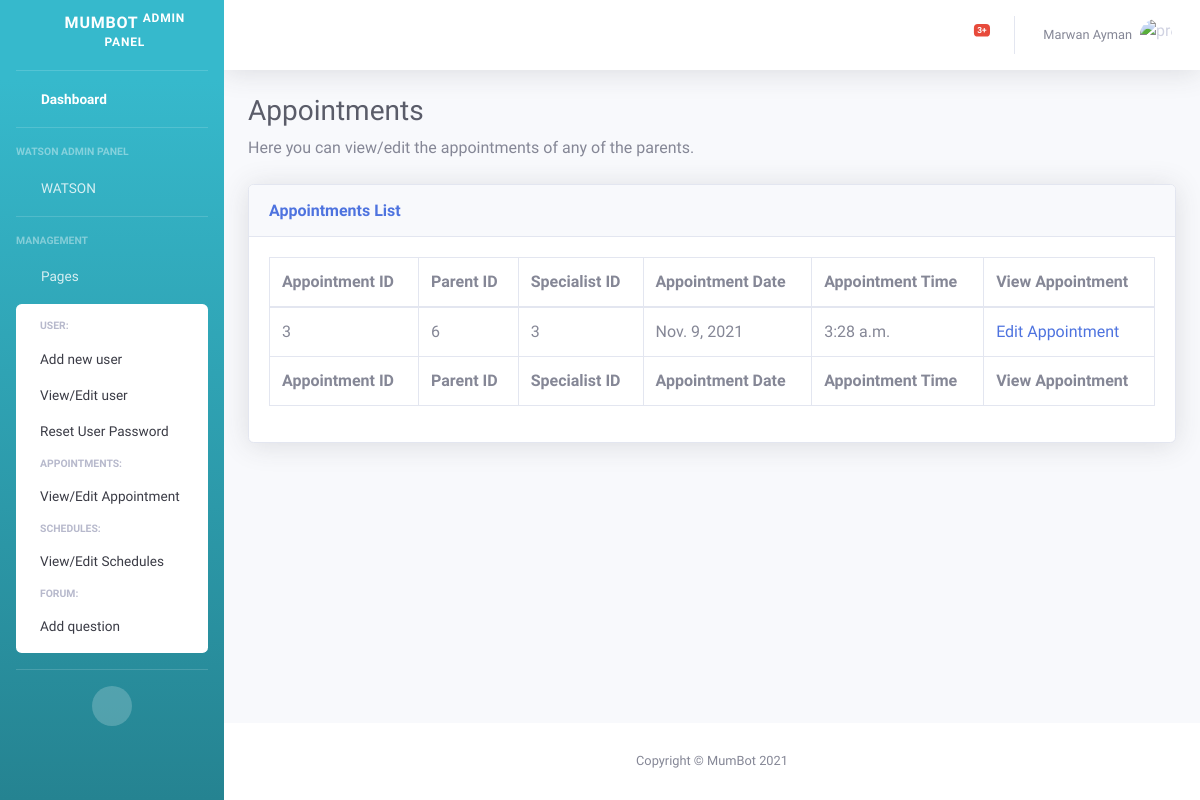
The page /grad/appointments.html on the database as committed earlier.
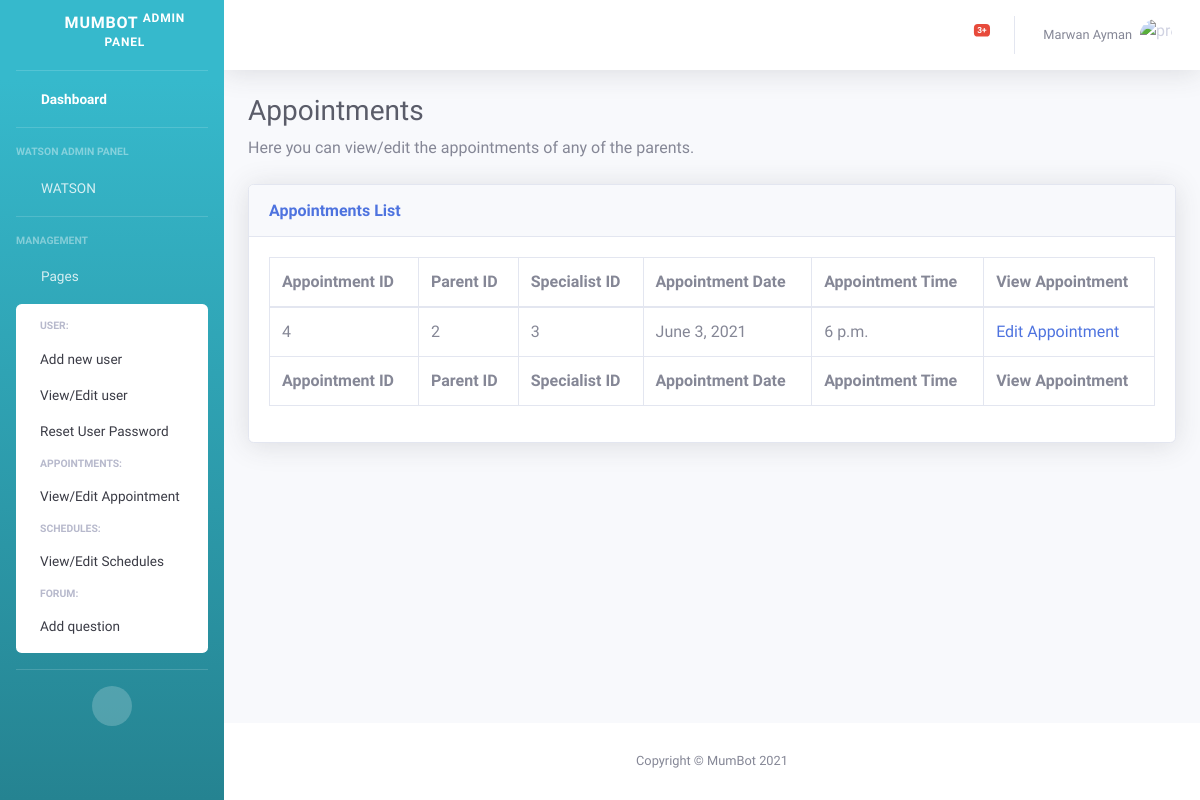
The same page on the database as committed later.
### grad/models.py (models this page shows, shortened)
class VideoSession(models.Model):
    parent_id = models.ForeignKey(Parent, on_delete=models.CASCADE, related_name="VideoSessions")
    specialist_id = models.ForeignKey(Specialist, on_delete=models.CASCADE, related_name="VideoSessions")
    video_price = models.FloatField(default=50)
    video_duration_in_minutes = models.IntegerField(default= 60)
    video_date = models.DateField(auto_now=False, auto_now_add=False)
    video_start_time = models.TimeField(auto_now=False, auto_now_add=False)
    video_end_time = models.TimeField(auto_now=False, auto_now_add=False)

class User(models.Model):
    user_password = models.CharField(max_length=32)
    user_name = models.CharField(max_length=25)
    user_phone = models.CharField(max_length=15)
    user_email = models.EmailField(max_length=254)
    user_role = models.IntegerField()

### grad/views.py (the view)
# urls.py: path("appointments.html", views.appointments, name="appointments"),
def appointments(request):
    return render(request, "grad/appointments.html", {
        "appointments": VideoSession.objects.all(),
    })

### grad/models.py (called while the page is built)
    def __str__(self):
        return f"{self.id}"

    def __str__(self):
        return f"{self.id}"

### grad/templates/grad/appointments.html (shortened to what this page needs)
<!DOCTYPE html>
<html lang="en">
<head>
    {% load static %}
    <link href="{% static 'grad/vendor/fontawesome-free/css/all.min.css' %}" rel="stylesheet" type="text/css">
    <link href="{% static 'grad/css/sb-admin-2.min.css' %}" rel="stylesheet">
    <link href="{% static 'grad/vendor/datatables/dataTables.bootstrap4.min.css' %}" rel="stylesheet">
</head>
<body id="page-top">
    <div id="wrapper">
        {% include "grad/sidebar.html" %}
        <div id="content-wrapper" class="d-flex flex-column">
            <div id="content">
                {% include "grad/navbar.html" %}
                <div class="container-fluid">
                    <h1 class="h3 mb-2 text-gray-800">Appointments</h1>
                    <p class="mb-4">Here you can view/edit the appointments of any of the parents.</p>
                    <div class="card shadow mb-4">
                        <div class="card-header py-3">
                            <h6 class="m-0 font-weight-bold text-primary">Appointments List</h6>
                        </div>
                        <div class="card-body">
                            <div class="table-responsive">
                                <table class="table table-bordered table-hover" id="dataTable" width="100%"
                                    cellspacing="0">
                                    <thead>
                                        <tr>
                                            <th>Appointment ID</th>
                                            <th>Parent ID</th>
                                            <th>Specialist ID</th>
                                            <th>Appointment Date</th>
                                            <th>Appointment Time</th>
                                            <th>View Appointment</th>
                                        </tr>
                                    </thead>
                                    <tfoot>
                                        <tr>
                                            <th>Appointment ID</th>
                                            <th>Parent ID</th>
                                            <th>Specialist ID</th>
                                            <th>Appointment Date</th>
                                            <th>Appointment Time</th>
                                            <th>View Appointment</th>
                                        </tr>
                                    </tfoot>
                                    <tbody>
                                        {% for app in appointments %}
                                        <tr>
                                            <td>{{app.id}}</td>
                                            <td>{{app.parent_id}}</td>
                                            <td>{{app.specialist_id}}</td>
                                            <td>{{app.video_date}}</td>
                                            <td>{{app.video_start_time}}</td>
                                            <td><a href="{% url 'editappointment' app.id %}">Edit Appointment</a></td>
                                        </tr>
                                        {% endfor %}
                                    </tbody>
                                </table>
                            </div>
                        </div>
                    </div>
                </div>
            </div>
            <footer class="sticky-footer bg-white">
                <div class="container my-auto">
                    <div class="copyright text-center my-auto">
                        <span>Copyright &copy; MumBot 2021</span>
                    </div>
                </div>
            </footer>
        </div>
    </div>
</body>
</html>

### grad/templates/grad/sidebar.html (shortened to what this page needs)
        <ul class="navbar-nav bg-gradient-info sidebar sidebar-dark accordion" id="accordionSidebar">
            <a class="sidebar-brand d-flex align-items-center justify-content-center" href="{% url 'index' %}">
                <div class="sidebar-brand-icon rotate-n-15">
                    <i class="fas fa-robot"></i>
                </div>
                <div class="sidebar-brand-text mx-3">MumBot <sup>Admin Panel</sup></div>
            </a>
            <hr class="sidebar-divider my-0">
            <li class="nav-item active">
                <a class="nav-link" href="{% url 'index' %}">
                    <i class="fas fa-fw fa-tachometer-alt"></i>
                    <span>Dashboard</span></a>
            </li>
            <hr class="sidebar-divider">
            <div class="sidebar-heading">
                Watson Admin Panel
            </div>
            <li class="nav-item">
                <a class="nav-link collapsed" href="#" data-toggle="collapse" data-target="#collapseTwo"
                    aria-expanded="true" aria-controls="collapseTwo">
                    <i class="fas fa-fw fa-robot"></i>
                    <span>WATSON</span>
                </a>
            </li>
            <hr class="sidebar-divider">
            <div class="sidebar-heading">
                Management
            </div>
            <li class="nav-item">
                <a class="nav-link" href="#" data-toggle="collapse" data-target="#collapsePages"
                    aria-expanded="true" aria-controls="collapsePages">
                    <i class="fas fa-fw fa-folder"></i>
                    <span>Pages</span>
                </a>
                <div id="collapsePages" class="collapse show" aria-labelledby="headingPages" data-parent="#accordionSidebar">
                    <div class="bg-white py-2 collapse-inner rounded">
                        <h6 class="collapse-header">User:</h6>
                        <a class="collapse-item" href="{% url 'adduser' %}">Add new user</a>
                        <a class="collapse-item" href="{% url 'viewuser' %}">View/Edit user</a>
                        <a class="collapse-item" href="reset-password.php">Reset User Password</a>
                        <h6 class="collapse-header">Appointments:</h6>
                        <a class="collapse-item" href="{% url 'appointments' %}">View/Edit Appointment</a>
                        <h6 class="collapse-header">Schedules:</h6>
                        <a class="collapse-item" href="schedules.php">View/Edit Schedules</a>
                        <h6 class="collapse-header">Forum:</h6>
                        <a class="collapse-item" href="{% url 'question' %}">Add question</a>
                    </div>
                </div>
            </li>
            <hr class="sidebar-divider d-none d-md-block">
            <div class="text-center d-none d-md-inline">
                <button class="rounded-circle border-0" id="sidebarToggle"></button>
            </div>
        </ul>

### grad/templates/grad/navbar.html (shortened to what this page needs)
                {% load static %}
                <nav class="navbar navbar-expand navbar-light bg-white topbar mb-4 static-top shadow">
                    <ul class="navbar-nav ml-auto">
                        <li class="nav-item dropdown no-arrow mx-1">
                            <a class="nav-link dropdown-toggle" href="#" id="alertsDropdown" role="button"
                                data-toggle="dropdown" aria-haspopup="true" aria-expanded="false">
                                <i class="fas fa-bell fa-fw"></i>
                                <span class="badge badge-danger badge-counter">3+</span>
                            </a>
                        </li>
                        <li class="nav-item dropdown no-arrow">
                            <a class="nav-link dropdown-toggle" href="#" id="userDropdown" role="button"
                                data-toggle="dropdown" aria-haspopup="true" aria-expanded="false">
                                <span class="mr-2 d-none d-lg-inline text-gray-600 small">Marwan Ayman</span>
                                <img class="img-profile rounded-circle"
                                    src="{% static 'grad/img/undraw_profile.svg' %}" alt="profile-img">
                            </a>
                        </li>
                    </ul>
                </nav>

Rows that differ between the two databases and show on the page:
removed VideoSession: id "3", parent_id "6", specialist_id "3", video_date "Nov. 9, 2021", video_start_time "3:28 a.m."
added VideoSession: id "4", parent_id "2", specialist_id "3", video_date "June 3, 2021", video_start_time "6 p.m."
